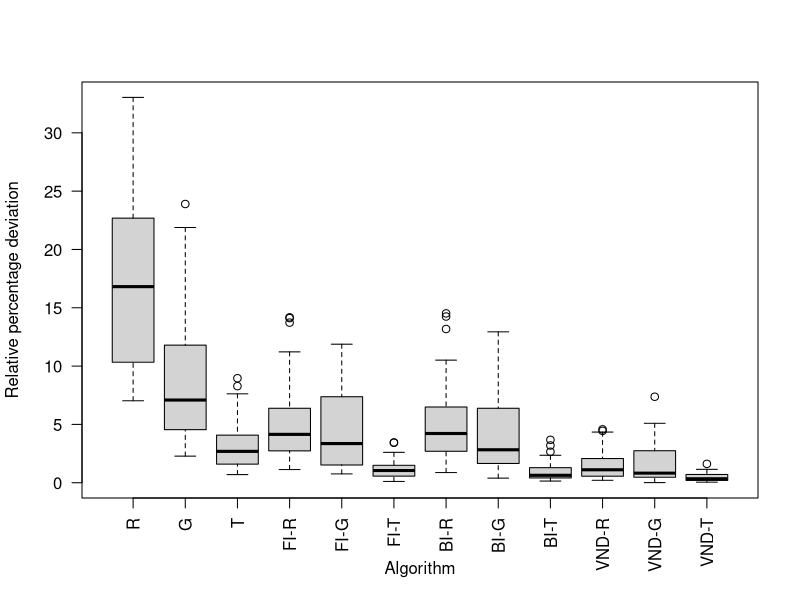
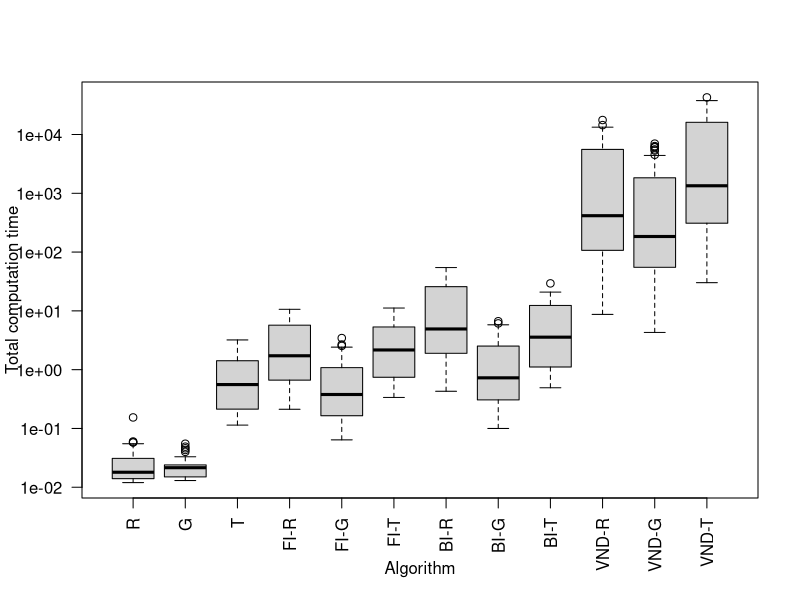
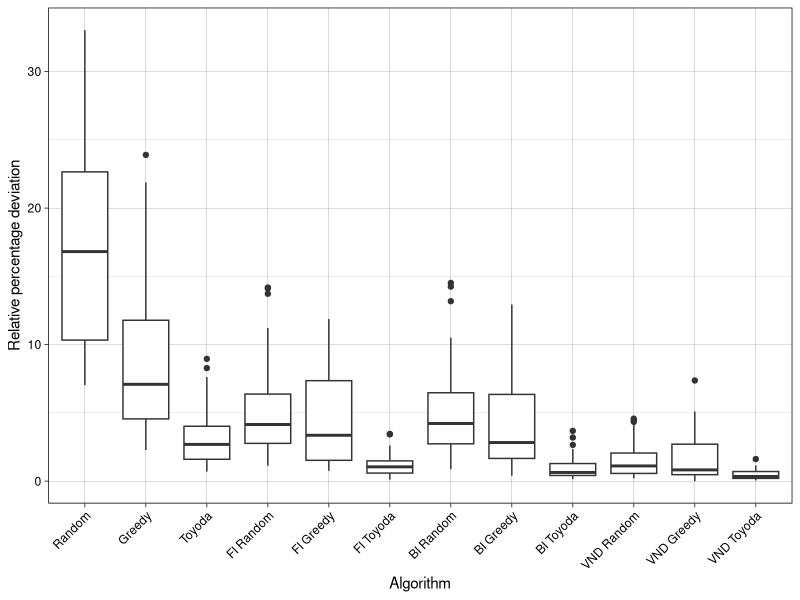
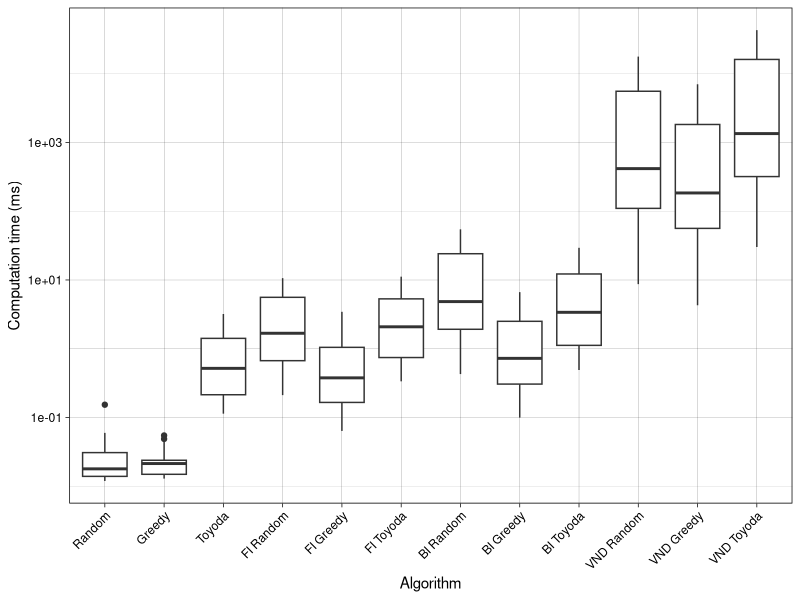

The R source for these figures, in order:
library(reshape2)
library(ggplot2)
library(scales)

stats <- read.table("stats.data", header = T, row.names = 1)
best <- read.table("mkp_instances/best_known_values.txt", header = T, row.names = 1)

value_stats <- stats[, seq(1, 24, by=2)]
time_stats <- stats[, seq(2, 24, by=2)]

relative_percentage_deviation <- function(value) {
  relative <- value <- 100 * (best$best - value) / best$best;
  return (relative);
}

print("AVERAGE PERCENTAGE DEVIATION")
deviations <- relative_percentage_deviation(value_stats);
avg_deviation <- colMeans(deviations[1:30,]);
print(avg_deviation)
avg_deviation <- colMeans(deviations[31:60,]);
print(avg_deviation)
avg_deviation <- colMeans(deviations);
print(avg_deviation)


print("TOTAL COMPUTATION TIME")
total_time <- colSums(time_stats)
print(format( as.POSIXct(Sys.Date())+total_time/1000, "%Mm%OS4s"))

print("TOTAL COMPUTATION TIME 100")
total_time_100 <- colSums(time_stats[1:30,])
print(format( as.POSIXct(Sys.Date())+total_time_100/1000, "%Mm%OS4"))

print("TOTAL COMPUTATION TIME 250")
total_time_250 <- colSums(time_stats[31:60,])
print(format( as.POSIXct(Sys.Date())+total_time_250/1000, "%Mm%OS4"))

print("PERCENTAGE IMPROVED INSTANCES")
better_first <-100 * colMeans(value_stats[, 4:6] > value_stats[, 1:3])
better_best <-100 * colMeans(value_stats[, 7:9] > value_stats[, 1:3])
print(better_first)
print(better_best)

print("PERCENTAGE IMPROVED VND INSTANCES")
better_vnd <-colMeans(value_stats[, 10:12] > value_stats[, 4:6])
print(better_vnd)

print("WILCOX CH")
melted <- melt(deviations[1:30, 1:3])
w <- pairwise.wilcox.test(melted$value, melted$variable, paired = T)
print(w$p.value)
melted <- melt(deviations[31:60, 1:3])
w <- pairwise.wilcox.test(melted$value, melted$variable, paired = T)
print(w$p.value)
melted <- melt(deviations[, 1:3])
w <- pairwise.wilcox.test(melted$value, melted$variable, paired = T)
print(w$p.value)

print("WILCOX II")
melted <- melt(deviations[1:30, 4:9])
w <- pairwise.wilcox.test(melted$value, melted$variable, paired = T)
print(w$p.value >= 0.05)
melted <- melt(deviations[31:60, 4:9])
w <- pairwise.wilcox.test(melted$value, melted$variable, paired = T)
print(w$p.value >= 0.05)
melted <- melt(deviations[, 4:9])
w <- pairwise.wilcox.test(melted$value, melted$variable, paired = T)
print(w$p.value)

print("WILCOX VND")
melted <- melt(deviations[1:30, 10:12])
w <- pairwise.wilcox.test(melted$value, melted$variable, paired = T)
print(w$p.value)
melted <- melt(deviations[31:60, 10:12])
w <- pairwise.wilcox.test(melted$value, melted$variable, paired = T)
print(w$p.value >= 0.05)
melted <- melt(deviations[, 10:12])
w <- pairwise.wilcox.test(melted$value, melted$variable, paired = T)
print(w$p.value)

boxplot(deviations, xlab="Algorithm", ylab="Relative percentage deviation",
        names = c("R", "G", "T", "FI-R", "FI-G", "FI-T", "BI-R", "BI-G", "BI-T", "VND-R", "VND-G", "VND-T"), las=2)
boxplot(time_stats, xlab="Algorithm", ylab="Total computation time",
        log = "y",names = c("R", "G", "T", "FI-R", "FI-G", "FI-T", "BI-R", "BI-G", "BI-T", "VND-R", "VND-G", "VND-T"), las=2)

m <- melt(deviations)
ggplot(m, aes(variable, value)) + geom_boxplot() + theme_linedraw() +
  scale_x_discrete(labels=c("Random", "Greedy", "Toyoda", "FI Random", "FI Greedy", "FI Toyoda", "BI Random", "BI Greedy", "BI Toyoda", "VND Random", "VND Greedy", "VND Toyoda")) +
  theme(axis.text.x = element_text(angle = 45, hjust=1)) +
  labs(x="Algorithm", y="Relative percentage deviation")

m <- melt(time_stats)
ggplot(m, aes(variable, value)) + geom_boxplot() + theme_linedraw() +
  scale_x_discrete(labels=c("Random", "Greedy", "Toyoda", "FI Random", "FI Greedy", "FI Toyoda", "BI Random", "BI Greedy", "BI Toyoda", "VND Random", "VND Greedy", "VND Toyoda")) +
  theme(axis.text.x = element_text(angle = 45, hjust=1)) +
  labs(x="Algorithm", y="Computation time (ms)") + 
  scale_y_log10()

